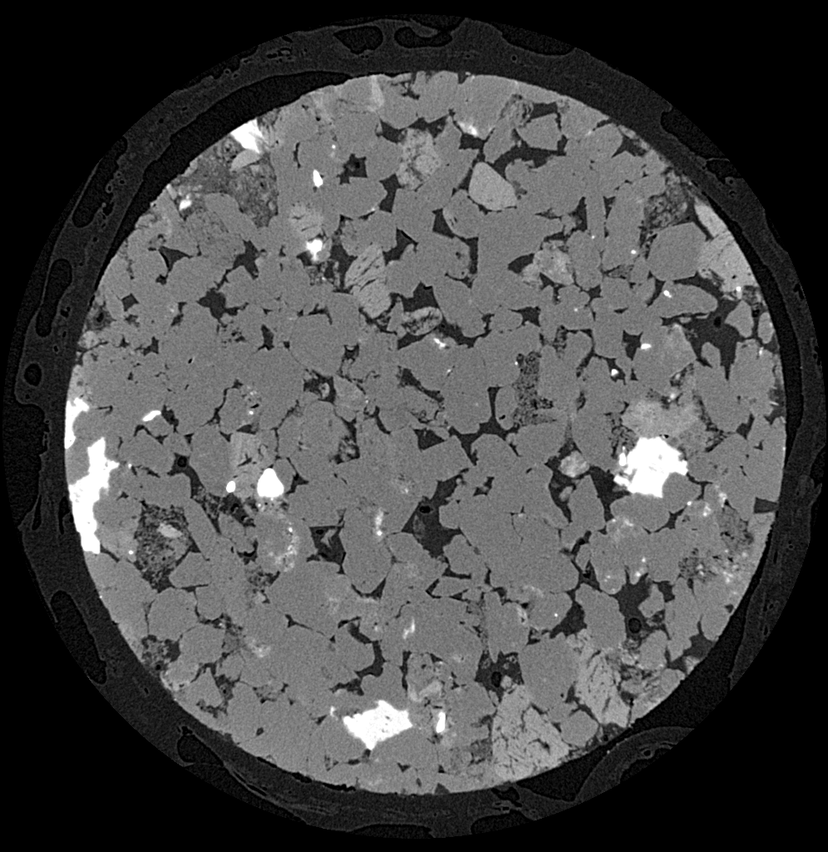
#> input picture images/Sandstone.tif, 828 x 852 px, shrunk from 996 x 1024 before the run
$ python 'Image filtering in python - Unsharp mask.py'
#> lines starting #> are read from the running program, lines starting #| are printed output that depends on the picture
# Video Playlist: https://www.youtube.com/playlist?list=PLHae9ggVvqPgyRQQOtENr6hK0m1UquGaG

"""
Unsharp mask enhances edges by subtracting an unsharp (smoothed) version of the image from the original.
Effectively making the filter a high pass filter.
enhanced image = original + amount * (original - blurred)
Amount of sharpening can be controlled via scaling factor, a multiplication factor
for the sharpened signal.
skimage uses Gaussian smoothing for image blurring therefore the radius parameter
in the unsharp masking filter refers to the sigma parameter of the gaussian filter.
"""

# This code shows that unsharp is nothing but original + amount *(original-blurred)
from skimage import io, img_as_float
from skimage.filters import gaussian

img = img_as_float(io.imread("images/Sandstone.tif", as_gray=True))
#> img: shape (852, 828) float64; min 0, max 1, mean 0.28

gaussian_img = gaussian(img, sigma=2, mode='constant', cval=0.0)
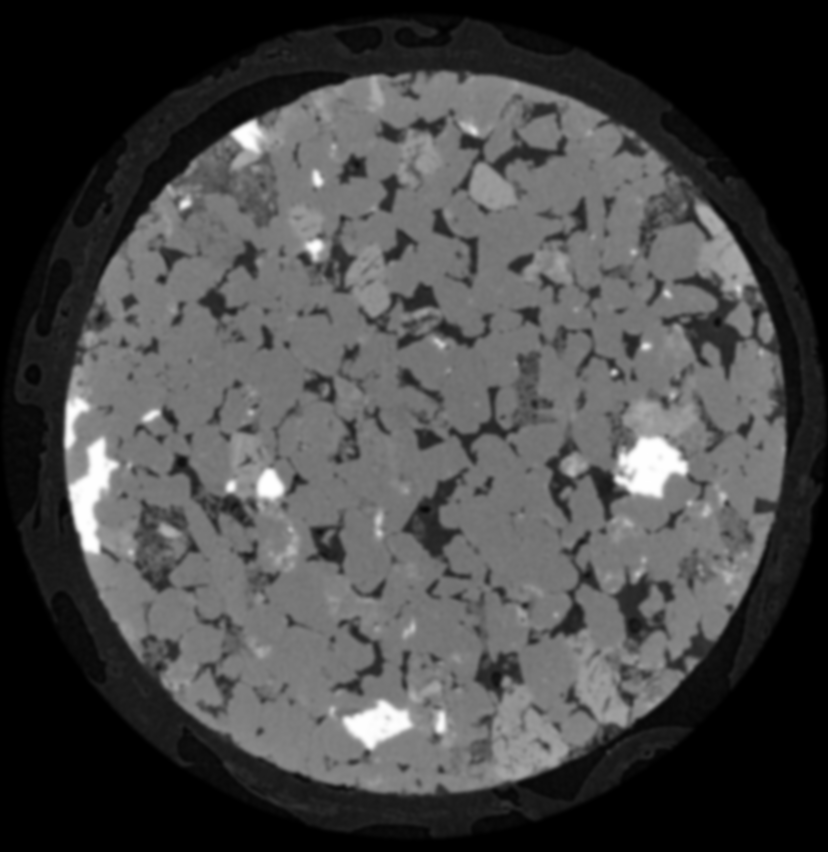
#> gaussian_img: shape (852, 828) float64; min 0, max 1, mean 0.28

img2 = (img - gaussian_img) * 2.
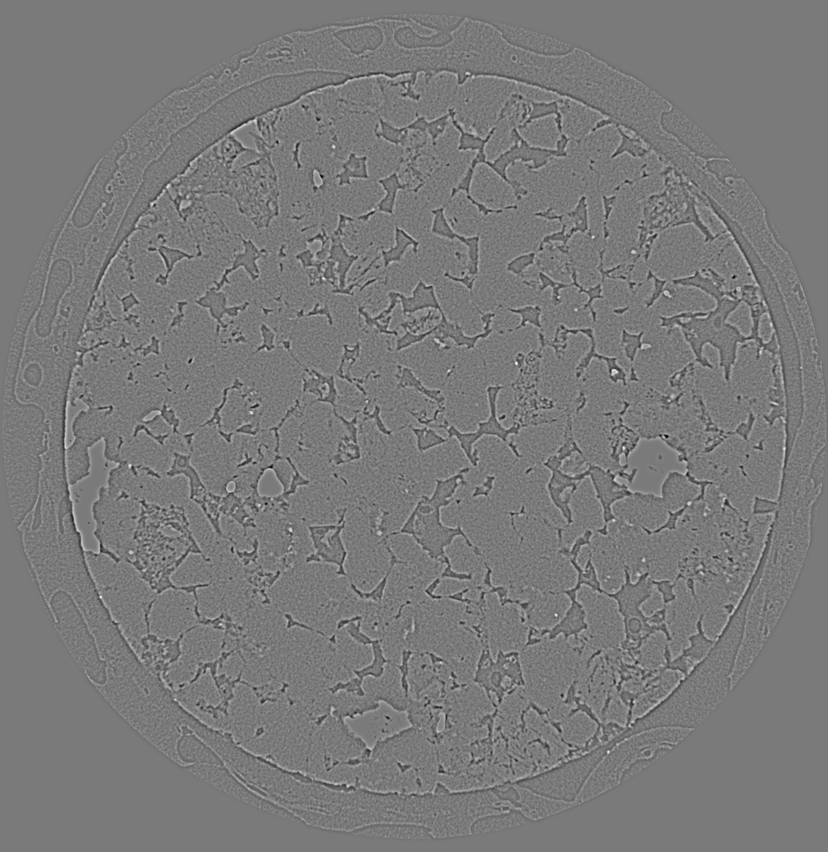
#> img2: shape (852, 828) float64; min -0.879, max 0.951, mean 3.71e-06; drawn with min black and max white

img3 = img + img2
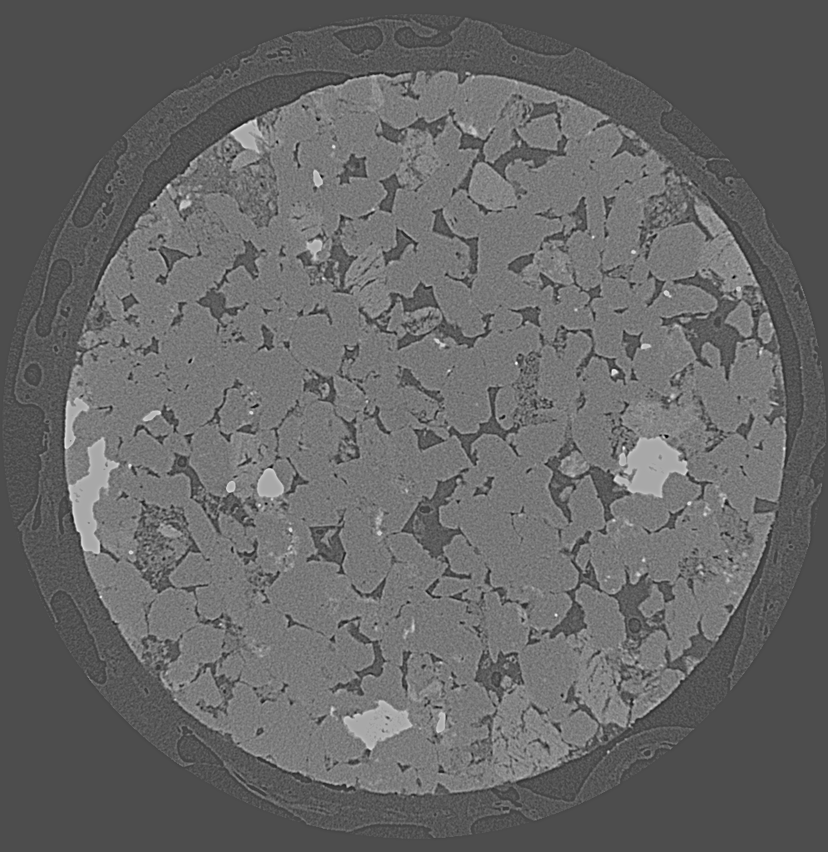
#> img3: shape (852, 828) float64; min -0.858, max 1.95, mean 0.28; drawn with min black and max white

from matplotlib import pyplot as plt

plt.imshow(img3, cmap="gray")

from skimage import io
from skimage.filters import unsharp_mask

img = io.imread("images/Sandstone.tif")
#> img is the input picture: shape (852, 828); min 0, max 255, mean 71.5
# Radius defines the degree of blurring
# Amount defines the multiplication factor for original - blurred image
unsharped_img = unsharp_mask(img, radius=3, amount=2)
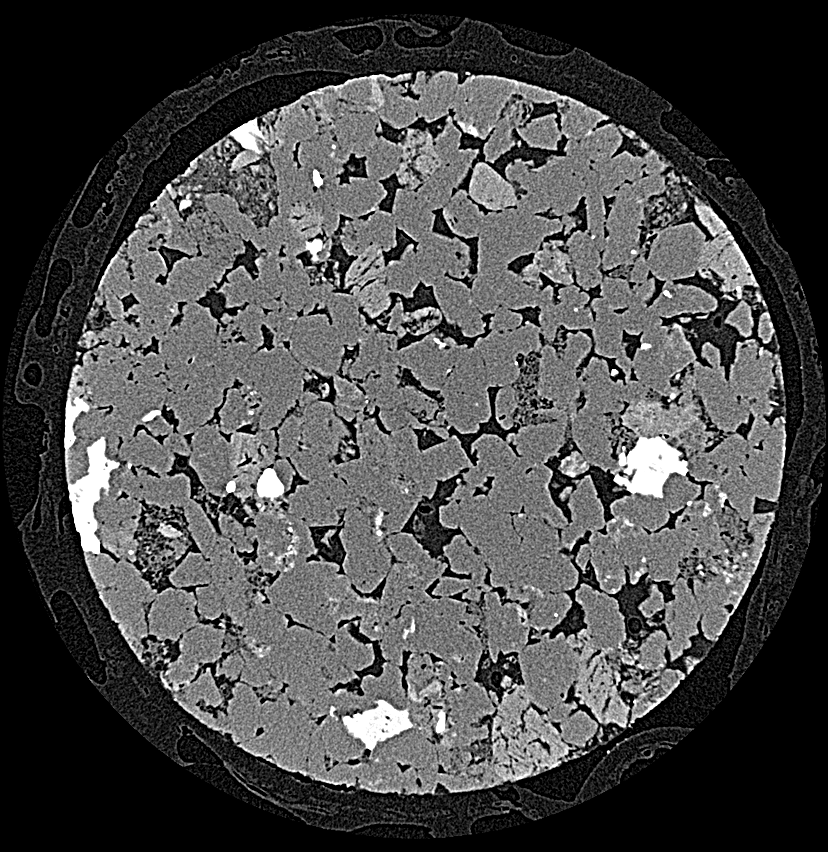
#> unsharped_img: shape (852, 828) float64; min 0, max 1, mean 0.289
import matplotlib.pyplot as plt

fig = plt.figure(figsize=(12, 12))
ax1 = fig.add_subplot(1, 2, 1)
ax1.imshow(img, cmap='gray')
ax1.title.set_text('Input Image')
ax2 = fig.add_subplot(1, 2, 2)
ax2.imshow(unsharped_img, cmap='gray')
ax2.title.set_text('Unsharped Image')
plt.show()
